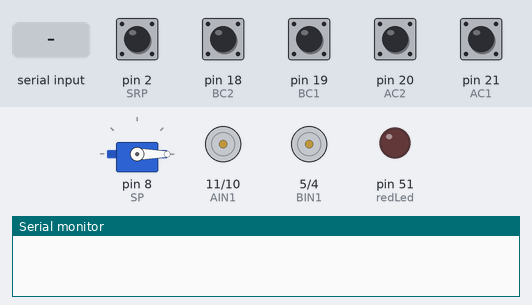
A sketch run on a simulated Arduino Mega 2560, built with avr-gcc and run on an emulated ATmega2560. Parts: servo, motor-driver pin pairs drawn as motors (green arrow = first pin HIGH = forward, orange = second pin HIGH = backward, longer = more drive, scaled by the enable pin), output pins drawn as LEDs (lit = HIGH), the last lines printed to the serial monitor. The inputs (shaded band) are chosen by the test bench; at power-on: pin 2 (SRP), pin 18 (BC2), pin 19 (BC1), pin 20 (AC2), pin 21 (AC1) HIGH.

Above: at 1.2 s.
1.3 s: "90,45,200\n" received over Serial
At 1.9 s:
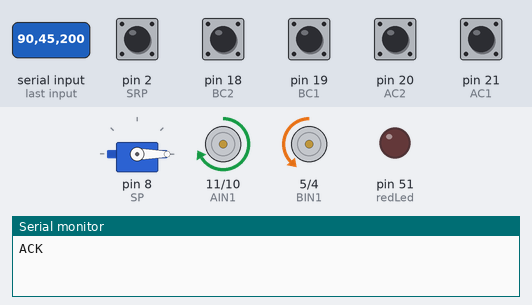
2.8 s: "30,150,10\n" received over Serial
At 4.0 s:
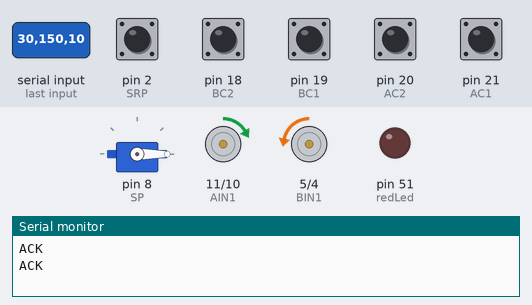
4.3 s: "90,45\n" received over Serial
At 5.4 s:
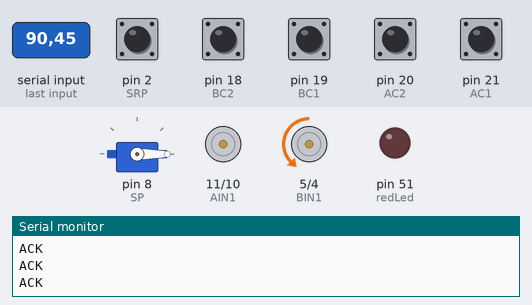
5.8 s: "30,150\n" received over Serial
At 6.5 s:
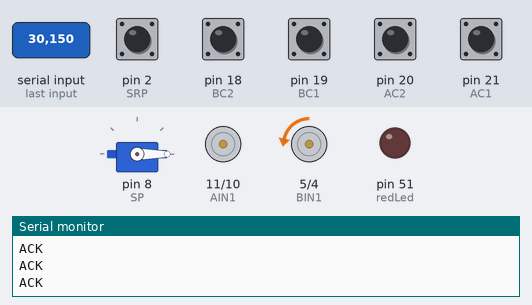
7.3 s: "0\n" received over Serial
At 7.7 s:
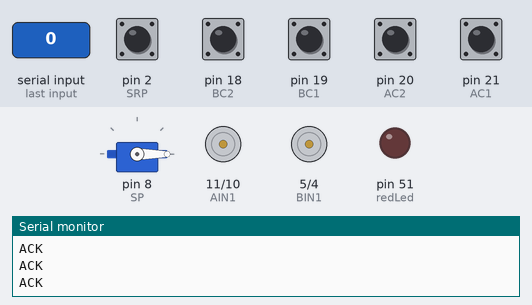
8.8 s: "200\n" received over Serial
At 10.0 s:
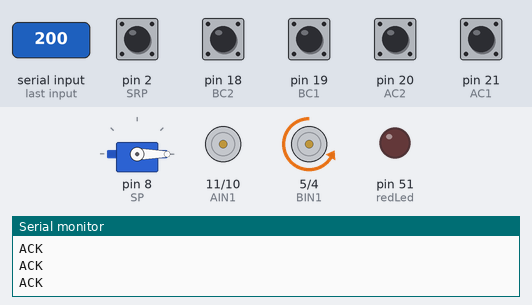
Timing chart, 0 to 11.3 s (numbered marks = the images above; inputs shaded):
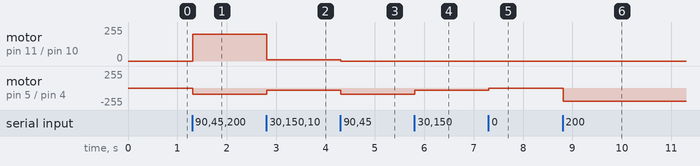

Measured:
- after the input at 1.3 s, motor on pin 11 (AIN1) / pin 10 (AIN2): stopped → forward 200/255 at once; motor on pin 5 (BIN1) / pin 4 (BIN2): stopped → backward 90/255 at once
- after the input at 2.8 s, motor on pin 11 (AIN1) / pin 10 (AIN2): forward 200/255 → forward 10/255 at once; motor on pin 5 (BIN1) / pin 4 (BIN2): backward 90/255 → backward 30/255 at once
- after the input at 4.3 s, motor on pin 11 (AIN1) / pin 10 (AIN2): forward 10/255 → stopped at once; motor on pin 5 (BIN1) / pin 4 (BIN2): backward 30/255 → backward 90/255 at once
- after the input at 5.8 s, motor on pin 5 (BIN1) / pin 4 (BIN2): backward 90/255 → backward 30/255 at once
- after the input at 7.3 s, motor on pin 5 (BIN1) / pin 4 (BIN2): backward 30/255 → stopped at once
- after the input at 8.8 s, motor on pin 5 (BIN1) / pin 4 (BIN2): stopped → backward 200/255 at once

The sketch:

combination.ino
```cpp
#include <Servo.h> //Imports the library Servo

#define SLP 7 // Sensor light pin
#define SRP 2 // Sensor receptor pin

#define SP 8 // Servo pin
#define MAXANG 180 // Servo máx angle
#define MINANG 0 // Servo min angle
#define SCOOPDELAY 15

#define ENA 9 // D6
#define ENB 6

#define AIN1 11 // D1
#define AIN2 10  // D0

#define BIN1 5
#define BIN2 4

#define AC1 21 // D4
#define AC2 20 // D3

#define BC1 19
#define BC2 18

#define redLed 51

Servo servo;   // Defines the object Servo of type(class) Servo
int angle = MINANG; // Defines an integer

// Python commands
char left[] = "L";
char right[] = "R";
char forward[] = "U";
char backwards[] = "D";
char activate_scoop[] = "S";
char manual[] = "M";
char automatic[] = "N";

char msg[20];
bool auto_mode = true;

int d = 23; // mm of wheel
int ratio_ruedas = 10;
int steps = 12;
int state = 8;
int delay_time = 2000;
float vueltas_ruedasA;
float vueltas_ruedasB;
float avance;
int enable = 0;
bool pressed = true;
int PWM = 250;
volatile long encoderAPos = 0;
volatile long encoderBPos = 0;

long newpositionA;
long oldpositionA = 0;
float velA; // Velocidad del motor 0 en RPM

long newpositionB;
long oldpositionB = 0;
float velB; // Velocidad del motor 0 en RPM
int countdown = 5;
int printedCountdown = -1;

unsigned long ref_time = 0;
unsigned long time_ant = 0;
unsigned long newtime;
unsigned long now;
const int Period = 10000; // 10 ms = 100Hz
//const int Debounce = 500000; // 500ms
//unsigned long pressed_time = 0;

// ************** Función para avanzar ***************
void Atras(int pwm_ref)
{
    //Serial.println("Adelante");
    // Avanzar motor A
    digitalWrite(AIN1, HIGH);
    digitalWrite(AIN2, LOW);
    analogWrite(ENA, pwm_ref);

    // Avanzar motor B
    digitalWrite(BIN1, LOW);
    digitalWrite(BIN2, HIGH);
    analogWrite(ENB, pwm_ref);
}

// ************** Función para parar ***************
void Parar()
{
    //Serial.println("Parar");
    // Detener motor A
    digitalWrite(AIN1, LOW);
    digitalWrite(AIN2, LOW);
    analogWrite(ENA, 0);

    // Detener motor B
    digitalWrite(BIN1, LOW);
    digitalWrite(BIN2, LOW);
    analogWrite(ENB, 0);
}
// ************** Función para ir hacia atras ***************

void Avanzar(int pwm_ref)
{
    //Serial.println("Adelante");
    // Retroceder motor A
    digitalWrite(AIN1, LOW);
    digitalWrite(AIN2, HIGH);
    analogWrite(ENA, pwm_ref);

    // Retroceder motor B
    digitalWrite(BIN1, HIGH);
    digitalWrite(BIN2, LOW);
    analogWrite(ENB, pwm_ref);
}

// ************** Función para doblar a la derecha ***************
void Doblar_derecha(int pwm_ref)
{
    //Serial.println("Doblar Derecha");
    // Avanzar motor A
    digitalWrite(AIN1, HIGH);
    digitalWrite(AIN2, LOW);
    analogWrite(ENA, pwm_ref);

    // Avanzar motor B
    digitalWrite(BIN1, HIGH);
    digitalWrite(BIN2, LOW);
    analogWrite(ENB, pwm_ref);
}

// ************** Función para doblar a la izquierda ***************
void Doblar_izquierda(int pwm_ref)
{
    //Serial.println("Doblar Izquierda");
    // Avanzar motor A
    digitalWrite(AIN1, LOW);
    digitalWrite(AIN2, HIGH);
    analogWrite(ENA, pwm_ref);

    // Avanzar motor B
    digitalWrite(BIN1, LOW);
    digitalWrite(BIN2, HIGH);
    analogWrite(ENB, pwm_ref);
}

void doEncoderA1()
{
    if (digitalRead(AC1) == digitalRead(AC2))
    {
        encoderAPos++;
    }
    else
    {
        encoderAPos--;
    }
}

void doEncoderA2()
{
    if (digitalRead(AC1) == digitalRead(AC2))
    {
        encoderAPos--;
    }
    else
    {
        encoderAPos++;
    }
}

void doEncoderB1()
{
    if (digitalRead(BC1) == digitalRead(BC2))
    {
        encoderBPos++;
    }
    else
    {
        encoderBPos--;
    }
}

void doEncoderB2()
{
    if (digitalRead(BC1) == digitalRead(BC2))
    {
        encoderBPos--;
    }
    else
    {
        encoderBPos++;
    }
}

// ************** Función para mover la pala ***************
void scoop()
{
    //Serial.println("Pala");
     // The following for loop runs till the servo is turned till 180degrees
    for (angle = MINANG; angle < MAXANG; angle++)
    {
        servo.write(angle);
        delay(SCOOPDELAY);
    }

    // The following for loop goes back till servo is turned till 10degrees
    for (angle = MAXANG; angle > MINANG; angle--)
    {
        servo.write(angle);
        delay(SCOOPDELAY);
    }
}

void readSerialPort(char *msg) {
    *msg = '\0';
    char receivedChar;
    if (Serial.available())
    {
        delay(10);
        while (Serial.available())
        {
            receivedChar = Serial.read();
            if (receivedChar == '\n')
            {
                Serial.println("ACK\n");
                break;
            }
            *msg++ = receivedChar;
        }
        *msg = '\0';
    }
}

void stringSplitter(char *msg, int *right_pwm, int *right_dir, int *left_pwm, int *left_dir)
{
  char inputBuffer[20];
  strcpy(inputBuffer, msg);

  char *token = strtok(inputBuffer, ",");
  for (int i = 0; i < 4; i++)
  {
      int intValue = atoi(token);
      if (intValue == 1)
      {
          digitalWrite(redLed, HIGH);
      }
      switch (i)
      {
      case 0:
          *right_pwm = intValue;
          break;
      case 1:
          *right_dir = intValue;
          break;
      case 2:
          *left_pwm = intValue;
          break;
      case 3:
          *left_dir = intValue;
          break;
      }
      token = strtok(NULL, ",");
  }
}


void setup() {

    pinMode(SRP, INPUT);
    attachInterrupt(digitalPinToInterrupt(SRP), scoop, FALLING);

    servo.attach(SP);    // States that the servo is attached to pin 5
    servo.write(angle); // Sets the servo angle to 0 degrees

    pinMode(ENA, OUTPUT);
    pinMode(AIN1, OUTPUT);
    pinMode(AIN2, OUTPUT);
    pinMode(ENB, OUTPUT);
    pinMode(BIN1, OUTPUT);
    pinMode(BIN2, OUTPUT);
    pinMode(redLed, OUTPUT);

    pinMode(AC1, INPUT_PULLUP);
    digitalWrite(AC1, HIGH);
    pinMode(AC2, INPUT_PULLUP);
    digitalWrite(AC2, HIGH);

    pinMode(BC1, INPUT_PULLUP);
    digitalWrite(BC1, HIGH);
    pinMode(BC2, INPUT_PULLUP);
    digitalWrite(BC2, HIGH);

    attachInterrupt(digitalPinToInterrupt(AC1), doEncoderA1, CHANGE); // encoder 0 PIN A
    attachInterrupt(digitalPinToInterrupt(AC2), doEncoderA2, CHANGE); // encoder 0 PIN B

    attachInterrupt(digitalPinToInterrupt(BC1), doEncoderB1, CHANGE); // encoder 0 PIN A
    attachInterrupt(digitalPinToInterrupt(BC2), doEncoderB2, CHANGE); // encoder 0 PIN B

    Serial.begin(115200);
}

void loop() {

  readSerialPort(msg);

  if (strcmp(msg, manual) == 0)
  {
      auto_mode = false;
  }
  else if (strcmp(msg, automatic) == 0)
  {
      auto_mode = true;
  }
  if (auto_mode) {
    int right_pwm;
    int right_dir;
    int left_pwm;
    int left_dir;
    stringSplitter(msg, &right_pwm, &right_dir, &left_pwm, &left_dir);

    // Implement motor control based on received values here.
    if (msg[0] != '\0'){
      if (left_dir == 1) {
        // Set motor A direction based on right_dir
        digitalWrite(AIN1, LOW);
        digitalWrite(AIN2, HIGH);
      } else {
        digitalWrite(redLed, LOW);

        digitalWrite(AIN1, HIGH);
        digitalWrite(AIN2, LOW);
      }
      analogWrite(ENA, left_pwm);

      if (right_dir == 1) {
        // Set motor B direction based on left_dir
        digitalWrite(BIN1, HIGH);
        digitalWrite(BIN2, LOW);
      } else {
        digitalWrite(BIN1, LOW);
        digitalWrite(BIN2, HIGH);
      }
      analogWrite(ENB, right_pwm);
    }
  }
  else {
    digitalWrite(redLed, LOW);

    if(msg == forward){
      Avanzar(PWM);
    }
    else if(msg == backwards){
      Atras(PWM);
    }
    else if(msg == left){
      Doblar_izquierda(PWM);
    }
    else if(msg == right){
      Doblar_derecha(PWM);
    }
    else if(msg == activate_scoop){
      scoop();
    }
    else if (msg[0] == '\0')
    {
        Parar();
    }
  }
  msg[0] = '\0';
}
```
